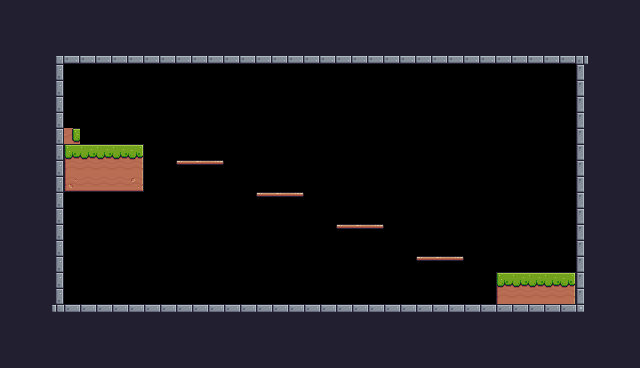

Tiled map render using the project's own tile images. Description and the whole map definition, tile-layer contents included, below:
An orthogonal 40x23 tile map with 16x16 px tiles, 1 tile layer (Background) and 18 objects (4x Fruit, 4x Platform, Saw, Checkpoint, Player).

<map version="1.10" tiledversion="1.10.2" orientation="orthogonal" renderorder="right-down" width="40" height="23" tilewidth="16" tileheight="16" infinite="0" nextlayerid="4" nextobjectid="90">
 <tileset firstgid="1" source="Pixel Adventure.tsx" />
 <layer id="1" name="Background" width="40" height="23">
  <properties>
   <property name="BackgroundColor" value="Blue" />
  </properties>
  <data encoding="csv">
24,24,24,24,24,24,24,24,24,24,24,24,24,24,24,24,24,24,24,24,24,24,24,24,24,24,24,24,24,24,24,24,24,24,24,24,24,24,24,24,
24,24,24,24,24,24,24,24,24,24,24,24,24,24,24,24,24,24,24,24,24,24,24,24,24,24,24,24,24,24,24,24,24,24,24,24,24,24,24,24,
24,24,24,24,24,24,24,24,24,24,24,24,24,24,24,24,24,24,24,24,24,24,24,24,24,24,24,24,24,24,24,24,24,24,24,24,24,24,24,24,
24,24,24,4,46,46,46,46,46,46,46,46,46,46,46,46,46,46,46,46,46,46,46,46,46,46,46,46,46,46,46,46,46,46,46,46,5,24,24,24,
24,24,24,25,0,0,0,0,0,0,0,0,0,0,0,0,0,0,0,0,0,0,0,0,0,0,0,0,0,0,0,0,0,0,0,0,23,24,24,24,
24,24,24,25,0,0,0,0,0,0,0,0,0,0,0,0,0,0,0,0,0,0,0,0,0,0,0,0,0,0,0,0,0,0,0,0,23,24,24,24,
24,24,24,25,0,0,0,0,0,0,0,0,0,0,0,0,0,0,0,0,0,0,0,0,0,0,0,0,0,0,0,0,0,0,0,0,23,24,24,24,
24,24,24,25,0,0,0,0,0,0,0,0,0,0,0,0,0,0,0,0,0,0,0,0,0,0,0,0,0,0,0,0,0,0,0,0,23,24,24,24,
24,24,24,25,32,0,0,0,0,0,0,0,0,0,0,0,0,0,0,0,0,0,0,0,0,0,0,0,0,0,0,0,0,0,0,0,23,24,24,24,
24,24,24,25,7,8,8,8,9,0,0,0,0,0,0,0,0,0,0,0,0,0,0,0,0,0,0,0,0,0,0,0,0,0,0,0,23,24,24,24,
24,24,24,25,29,30,30,30,31,0,0,40,41,42,0,0,0,0,0,0,0,0,0,0,0,0,0,0,0,0,0,0,0,0,0,0,23,24,24,24,
24,24,24,25,51,52,52,52,53,0,0,0,0,0,0,0,0,0,0,0,0,0,0,0,0,0,0,0,0,0,0,0,0,0,0,0,23,24,24,24,
24,24,24,25,0,0,0,0,0,0,0,0,0,0,0,0,40,41,42,0,0,0,0,0,0,0,0,0,0,0,0,0,0,0,0,0,23,24,24,24,
24,24,24,25,0,0,0,0,0,0,0,0,0,0,0,0,0,0,0,0,0,0,0,0,0,0,0,0,0,0,0,0,0,0,0,0,23,24,24,24,
24,24,24,25,0,0,0,0,0,0,0,0,0,0,0,0,0,0,0,0,0,40,41,42,0,0,0,0,0,0,0,0,0,0,0,0,23,24,24,24,
24,24,24,25,0,0,0,0,0,0,0,0,0,0,0,0,0,0,0,0,0,0,0,0,0,0,0,0,0,0,0,0,0,0,0,0,23,24,24,24,
24,24,24,25,0,0,0,0,0,0,0,0,0,0,0,0,0,0,0,0,0,0,0,0,0,0,40,41,42,0,0,0,0,0,0,0,23,24,24,24,
24,24,24,25,0,0,0,0,0,0,0,0,0,0,0,0,0,0,0,0,0,0,0,0,0,0,0,0,0,0,0,7,8,8,8,9,23,24,24,24,
24,24,24,25,0,0,0,0,0,0,0,0,0,0,0,0,0,0,0,0,0,0,0,0,0,0,0,0,0,0,0,29,30,30,30,31,23,24,24,24,
24,24,24,26,2,2,2,2,2,2,2,2,2,2,2,2,2,2,2,2,2,2,2,2,2,2,2,2,2,2,2,2,2,2,2,2,27,24,24,24,
24,24,24,24,24,24,24,24,24,24,24,24,24,24,24,24,24,24,24,24,24,24,24,24,24,24,24,24,24,24,24,24,24,24,24,24,24,24,24,24,
24,24,24,24,24,24,24,24,24,24,24,24,24,24,24,24,24,24,24,24,24,24,24,24,24,24,24,24,24,24,24,24,24,24,24,24,24,24,24,24,
24,24,24,24,24,24,24,24,24,24,24,24,24,24,24,24,24,24,24,24,24,24,24,24,24,24,24,24,24,24,24,24,24,24,24,24,24,24,24,24
</data>
 </layer>
 <objectgroup id="2" name="Spawnpoints">
  <object id="37" type="Saw" x="544" y="144" width="32" height="32">
   <properties>
    <property name="isVertical" type="bool" value="true" />
    <property name="offNeg" type="float" value="4" />
    <property name="offPos" type="float" value="3" />
   </properties>
  </object>
  <object id="40" type="Checkpoint" x="544" y="208" width="32" height="64" />
  <object id="53" name="Banana" type="Fruit" x="432" y="224" width="32" height="32" />
  <object id="54" name="BeerCan" type="Fruit" x="352" y="192" width="32" height="32" />
  <object id="55" name="Tire" type="Fruit" x="272" y="160" width="32" height="32" />
  <object id="56" name="WaterBottle" type="Fruit" x="192" y="128" width="32" height="32" />
  <object id="83" name="Player" type="Player" x="112" y="112" width="31.2744" height="30.0716" />
 </objectgroup>
 <objectgroup id="3" name="Collisions">
  <object id="10" x="48" y="32" width="16" height="304" />
  <object id="11" x="32" y="48" width="576" height="16" />
  <object id="12" x="576" y="32" width="16" height="304" />
  <object id="13" x="32" y="304" width="576" height="16" />
  <object id="78" type="Platform" x="176" y="160" width="48" height="16" />
  <object id="84" type="Platform" x="336" y="224" width="48" height="16" />
  <object id="85" type="Platform" x="256" y="192" width="48" height="16" />
  <object id="86" type="Platform" x="416" y="256" width="48" height="16" />
  <object id="87" x="64" y="144" width="80" height="48" />
  <object id="88" x="64" y="128" width="16" height="16" />
  <object id="89" x="496" y="272" width="80" height="32" />
 </objectgroup>
</map>
